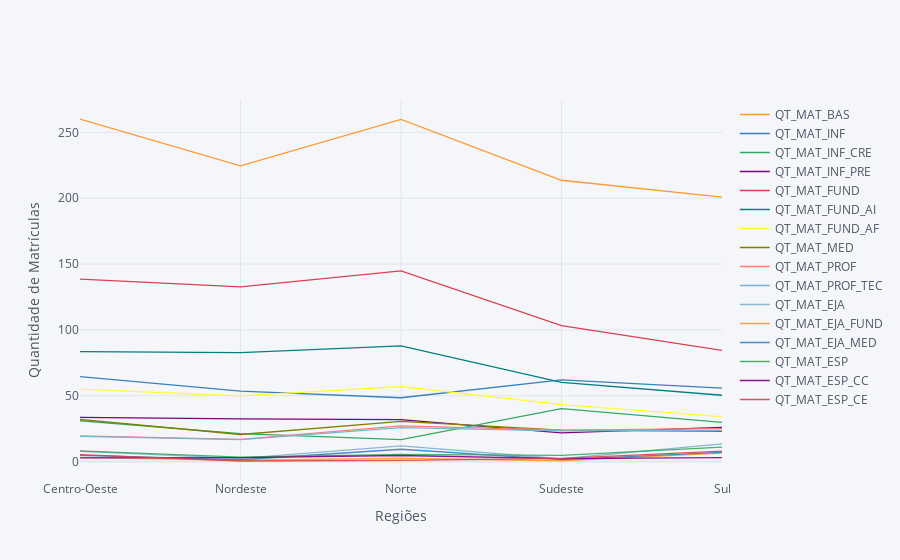

The code cell stored with this chart in its notebook:
### Code cell
matriculas_regiao = df2[[
    "NO_REGIAO",
    "QT_MAT_BAS",
    "QT_MAT_INF",
    "QT_MAT_INF_CRE",
    "QT_MAT_INF_PRE",
    "QT_MAT_FUND",
    "QT_MAT_FUND_AI",
    "QT_MAT_FUND_AF",
    "QT_MAT_MED",
    "QT_MAT_PROF",
    "QT_MAT_PROF_TEC",
    "QT_MAT_EJA",
    "QT_MAT_EJA_FUND",
    "QT_MAT_EJA_MED",
    "QT_MAT_ESP",
    "QT_MAT_ESP_CC",
    "QT_MAT_ESP_CE"
]].groupby("NO_REGIAO").mean().reset_index()

matriculas_regiao.set_index("NO_REGIAO").iplot(
    kind="scatter", xTitle="Regiões", yTitle="Quantidade de Matrículas"#, title="IDEB por ano"
)

### Figure 1 — Plotly figure (JSON) as saved in the notebook; plotly's stock layout.template omitted (floating-point values rounded to 4 significant figures)
{"data": [{"line": {"color": "rgba(255, 153, 51, 1.0)", "dash": "solid", "shape": "linear", "width": 1.3}, "mode": "lines", "name": "QT_MAT_BAS", "text": "", "type": "scatter", "x": ["Centro-Oeste", "Nordeste", "Norte", "Sudeste", "Sul"], "y": [260.2, 224.6, 259.9, 213.6, 200.8]}, {"line": {"color": "rgba(55, 128, 191, 1.0)", "dash": "solid", "shape": "linear", "width": 1.3}, "mode": "lines", "name": "QT_MAT_INF", "text": "", "type": "scatter", "x": ["Centro-Oeste", "Nordeste", "Norte", "Sudeste", "Sul"], "y": [64.55, 53.55, 48.47, 61.99, 55.76]}, {"line": {"color": "rgba(50, 171, 96, 1.0)", "dash": "solid", "shape": "linear", "width": 1.3}, "mode": "lines", "name": "QT_MAT_INF_CRE", "text": "", "type": "scatter", "x": ["Centro-Oeste", "Nordeste", "Norte", "Sudeste", "Sul"], "y": [31.02, 21.16, 16.6, 40.16, 29.79]}, {"line": {"color": "rgba(128, 0, 128, 1.0)", "dash": "solid", "shape": "linear", "width": 1.3}, "mode": "lines", "name": "QT_MAT_INF_PRE", "text": "", "type": "scatter", "x": ["Centro-Oeste", "Nordeste", "Norte", "Sudeste", "Sul"], "y": [33.53, 32.39, 31.87, 21.83, 25.96]}, {"line": {"color": "rgba(219, 64, 82, 1.0)", "dash": "solid", "shape": "linear", "width": 1.3}, "mode": "lines", "name": "QT_MAT_FUND", "text": "", "type": "scatter", "x": ["Centro-Oeste", "Nordeste", "Norte", "Sudeste", "Sul"], "y": [138.6, 132.6, 144.8, 103.3, 84.49]}, {"line": {"color": "rgba(0, 128, 128, 1.0)", "dash": "solid", "shape": "linear", "width": 1.3}, "mode": "lines", "name": "QT_MAT_FUND_AI", "text": "", "type": "scatter", "x": ["Centro-Oeste", "Nordeste", "Norte", "Sudeste", "Sul"], "y": [83.56, 82.75, 87.79, 60.07, 50.35]}, {"line": {"color": "rgba(255, 255, 51, 1.0)", "dash": "solid", "shape": "linear", "width": 1.3}, "mode": "lines", "name": "QT_MAT_FUND_AF", "text": "", "type": "scatter", "x": ["Centro-Oeste", "Nordeste", "Norte", "Sudeste", "Sul"], "y": [55.01, 49.9, 57.02, 43.19, 34.14]}, {"line": {"color": "rgba(128, 128, 0, 1.0)", "dash": "solid", "shape": "linear", "width": 1.3}, "mode": "lines", "name": "QT_MAT_MED", "text": "", "type": "scatter", "x": ["Centro-Oeste", "Nordeste", "Norte", "Sudeste", "Sul"], "y": [32.07, 20.55, 30.5, 23.89, 22.92]}, {"line": {"color": "rgba(251, 128, 114, 1.0)", "dash": "solid", "shape": "linear", "width": 1.3}, "mode": "lines", "name": "QT_MAT_PROF", "text": "", "type": "scatter", "x": ["Centro-Oeste", "Nordeste", "Norte", "Sudeste", "Sul"], "y": [19.51, 16.88, 27.14, 23.84, 25.09]}, {"line": {"color": "rgba(128, 177, 211, 1.0)", "dash": "solid", "shape": "linear", "width": 1.3}, "mode": "lines", "name": "QT_MAT_PROF_TEC", "text": "", "type": "scatter", "x": ["Centro-Oeste", "Nordeste", "Norte", "Sudeste", "Sul"], "y": [19.07, 16.72, 25.84, 23.38, 23.76]}, {"line": {"color": "rgba(128, 177, 211, 0.8999999999999999)", "dash": "solid", "shape": "linear", "width": 1.3}, "mode": "lines", "name": "QT_MAT_EJA", "text": "", "type": "scatter", "x": ["Centro-Oeste", "Nordeste", "Norte", "Sudeste", "Sul"], "y": [7.808, 2.4, 11.86, 2.146, 13.43]}, {"line": {"color": "rgba(255, 153, 51, 0.8999999999999999)", "dash": "solid", "shape": "linear", "width": 1.3}, "mode": "lines", "name": "QT_MAT_EJA_FUND", "text": "", "type": "scatter", "x": ["Centro-Oeste", "Nordeste", "Norte", "Sudeste", "Sul"], "y": [3.146, 0.9955, 2.508, 0.6268, 6.381]}, {"line": {"color": "rgba(55, 128, 191, 0.8999999999999999)", "dash": "solid", "shape": "linear", "width": 1.3}, "mode": "lines", "name": "QT_MAT_EJA_MED", "text": "", "type": "scatter", "x": ["Centro-Oeste", "Nordeste", "Norte", "Sudeste", "Sul"], "y": [4.663, 1.404, 9.347, 1.519, 7.046]}, {"line": {"color": "rgba(50, 171, 96, 0.8999999999999999)", "dash": "solid", "shape": "linear", "width": 1.3}, "mode": "lines", "name": "QT_MAT_ESP", "text": "", "type": "scatter", "x": ["Centro-Oeste", "Nordeste", "Norte", "Sudeste", "Sul"], "y": [8.088, 3.386, 5.527, 4.669, 10.95]}, {"line": {"color": "rgba(128, 0, 128, 0.8999999999999999)", "dash": "solid", "shape": "linear", "width": 1.3}, "mode": "lines", "name": "QT_MAT_ESP_CC", "text": "", "type": "scatter", "x": ["Centro-Oeste", "Nordeste", "Norte", "Sudeste", "Sul"], "y": [2.866, 2.948, 4.626, 2.243, 2.956]}, {"line": {"color": "rgba(219, 64, 82, 0.8999999999999999)", "dash": "solid", "shape": "linear", "width": 1.3}, "mode": "lines", "name": "QT_MAT_ESP_CE", "text": "", "type": "scatter", "x": ["Centro-Oeste", "Nordeste", "Norte", "Sudeste", "Sul"], "y": [5.222, 0.4376, 0.9017, 2.427, 7.995]}], "layout": {"legend": {"bgcolor": "#F5F6F9", "font": {"color": "#4D5663"}}, "paper_bgcolor": "#F5F6F9", "plot_bgcolor": "#F5F6F9", "title": {"font": {"color": "#4D5663"}}, "xaxis": {"gridcolor": "#E1E5ED", "showgrid": true, "tickfont": {"color": "#4D5663"}, "title": {"font": {"color": "#4D5663"}, "text": "Regiões"}, "zerolinecolor": "#E1E5ED"}, "yaxis": {"gridcolor": "#E1E5ED", "showgrid": true, "tickfont": {"color": "#4D5663"}, "title": {"font": {"color": "#4D5663"}, "text": "Quantidade de Matrículas"}, "zerolinecolor": "#E1E5ED"}}}
